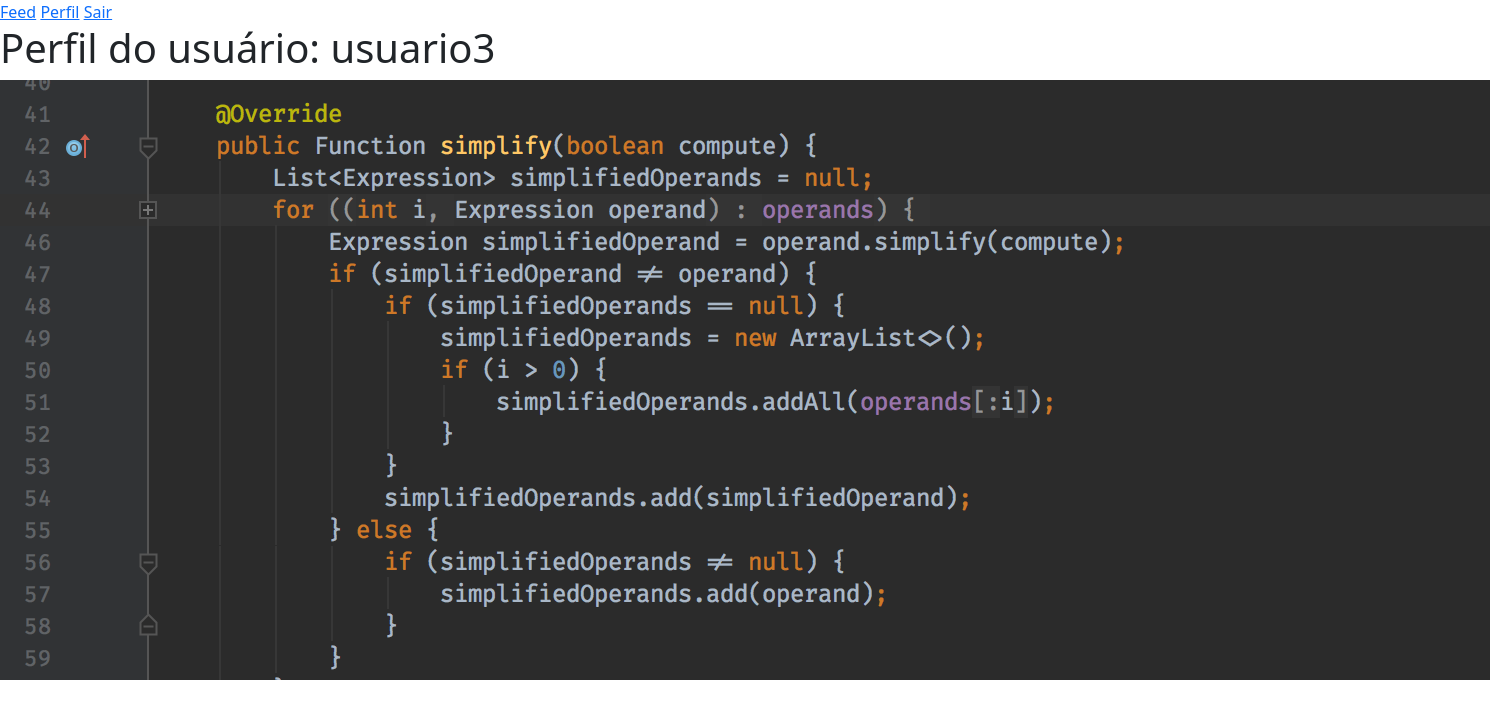
Screenshot of /profile/3 (signed in) with the database file from the repository.
### appflexi/models.py (models this page shows)
class User(database.Model, UserMixin):
    id = database.Column(database.Integer, primary_key=True)
    username = database.Column(database.String(20), unique=True, nullable=False)
    email = database.Column(database.String(100), unique=True, nullable=False)
    password = database.Column(database.String(60), nullable=False)
    photos = database.relationship('Photo', backref='user', lazy=True)
    comments = database.relationship('Comment', backref='user', lazy=True)

class Photo(database.Model):
    id = database.Column(database.Integer, primary_key=True)
    file_name = database.Column(database.String(255), default="default.png")
    comments = database.relationship('Comment', backref='photo', lazy=True)
    upload_date = database.Column(
        database.DateTime(timezone=True), nullable=False, default=lambda: datetime.now(timezone.utc)
    )
    user_id = database.Column(
        database.Integer,
        database.ForeignKey('user.id'),
        nullable=False
    )

### appflexi/routes.py (the view)
@app.route('/profile/<user_id>', methods=['GET', 'POST'])
@login_required
def profile(user_id):
    if int(user_id) == int(current_user.id):
        photo_form = PhotoForm()
        if photo_form.validate_on_submit():
            file = photo_form.photo.data
            secure_name = secure_filename(file.filename)
            path = os.path.join(os.path.abspath(os.path.dirname(__file__)), app.config['UPLOAD_FOLDER'], secure_name)
            file.save(path)
            photo = Photo(file_name=secure_name, user_id=current_user.id)
            database.session.add(photo)
            database.session.commit()
        return render_template('profile.html', user=current_user, form=photo_form)
    else:
        user = User.query.get(int(user_id))
        return render_template('profile.html', user=user)

### appflexi/models.py (called while the page is built)
@login_manager.user_loader
def load_user(user_id):
    return User.query.get(int(user_id))

### appflexi/templates/profile.html (shortened to what this page needs)
{% extends "HomePage.html" %}
{% block body %}
    <body>
        {% include "navbar.html" %}
        <h1> Perfil do usuário: {{ user.username }}</h1>
        {% for photo in user.photos %}
            <img src="{{ url_for('static', filename='posts_photos/' ~ photo.file_name) }}" alt="Imagem">
        {% endfor %}
    </body>
{% endblock %}

### rows the page displays
User: username "usuario3"
Photo: file_name (picture)
